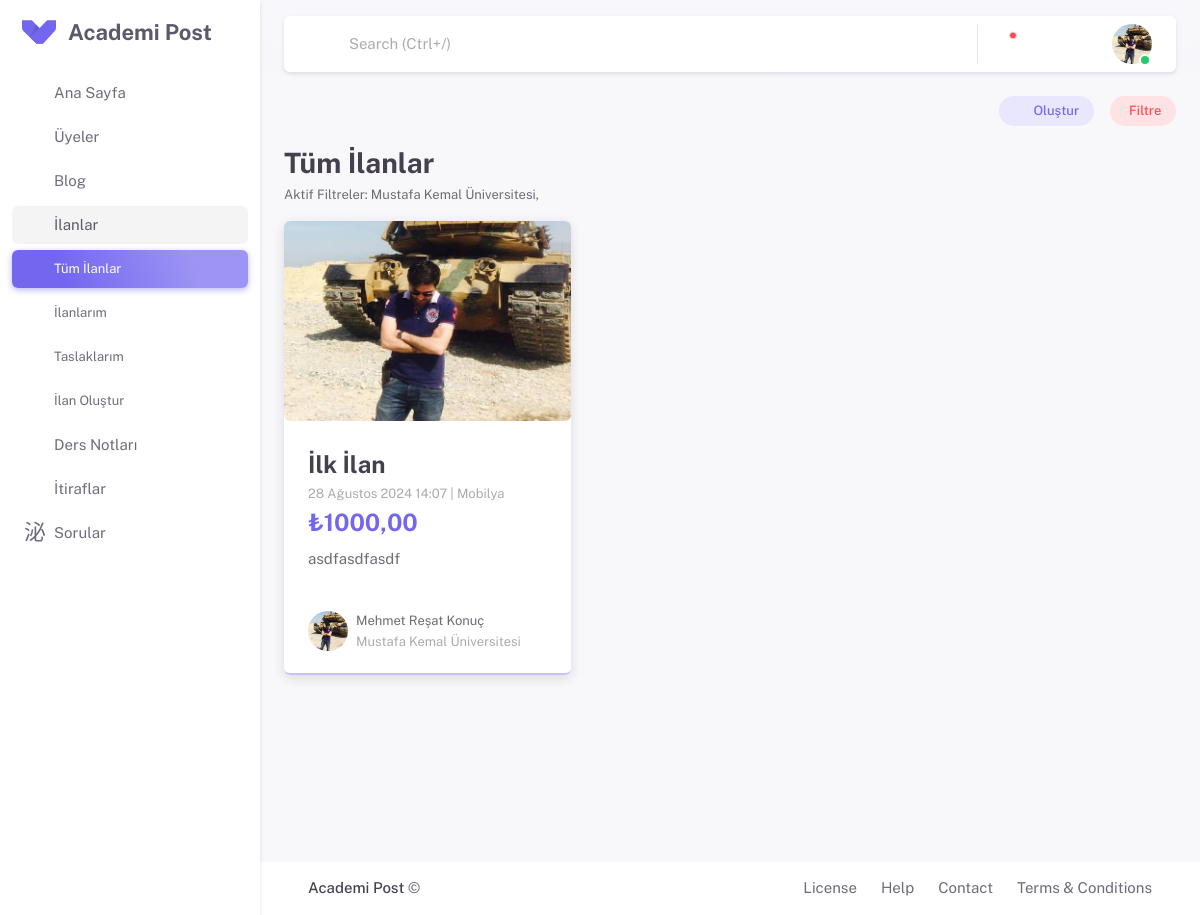
The app's page /marketplace/ (signed in) with its own data.
### apps/settings/models.py (models this page shows, shortened)
class SiteSettingsModel(models.Model):
    siteName = models.CharField(max_length=50, verbose_name="Site Adı")
    siteDescription = models.TextField(verbose_name="Site Açıklaması")
    class Meta:
        verbose_name = "Site Ayarı"
        verbose_name_plural = "Site Ayarları"

### apps/marketplace/models.py (models this page shows, shortened)
class UserMarketPlaceFilterModel(models.Model):
    user = models.OneToOneField(settings.AUTH_USER_MODEL, on_delete=models.CASCADE)
    title = models.CharField(max_length=255, blank=True, null=True)
    category = TreeForeignKey(Category, on_delete=models.SET_NULL, null=True, blank=True)
    country = models.ForeignKey(inputs.CountriesModel, on_delete=models.SET_NULL, null=True, blank=True)
    city = models.ForeignKey(inputs.City, on_delete=models.SET_NULL, null=True, blank=True)
    university = models.ForeignKey(inputs.UniversitiesModel, on_delete=models.SET_NULL, null=True, blank=True)
    department = models.ForeignKey(inputs.DepartmentsModel, on_delete=models.SET_NULL, null=True, blank=True)
    status = models.ForeignKey(inputs.StatusModel, on_delete=models.SET_NULL, null=True, blank=True)
    sort_by = models.CharField(max_length=255, blank=True, null=True)

class MarketPlaceImagesModel(models.Model):
    user = models.ForeignKey(settings.AUTH_USER_MODEL, on_delete=models.CASCADE)
    content_type = models.ForeignKey(ContentType, on_delete=models.CASCADE)
    object_id = models.PositiveIntegerField()
    content_object = GenericForeignKey('content_type', 'object_id')
    image = models.ImageField(upload_to=upload_to)
    created_at = models.DateTimeField(auto_now_add=True)

class MarketPlaceModel(models.Model):
    user = models.ForeignKey(settings.AUTH_USER_MODEL,
                        on_delete=models.CASCADE)
    title = models.CharField(max_length=155)
    images = GenericRelation(MarketPlaceImagesModel)
    description = RichTextField()
    currency = models.ForeignKey(inputs.Currency, on_delete=models.SET_NULL, null=True, blank=True)
    price = models.DecimalField(max_digits=10, decimal_places=2)
    category = TreeForeignKey(Category, on_delete=models.CASCADE)
    country = models.ForeignKey(inputs.CountriesModel, on_delete=models.SET_NULL, null=True, blank=True)
    city = models.ForeignKey(inputs.City, on_delete=models.SET_NULL, null=True, blank=True)
    phone_number = models.CharField(max_length=15, null=True, blank=True)
    create_at = models.DateTimeField(auto_now_add=True)
    is_published = models.BooleanField(default=False)
    slug = models.SlugField(unique=True, max_length=160, blank=True, editable=False)

class Category(MPTTModel):
    name = models.CharField(max_length=100, unique=True)
    parent = TreeForeignKey('self', on_delete=models.CASCADE, null=True, blank=True, related_name='children')
    class MPTTMeta:
        order_insertion_by = ['name']
    def __str__(self):
        return self.name

### apps/inputs/models.py (models this page shows)
class UniversitiesModel(models.Model):
    Countries = models.ForeignKey(CountriesModel, on_delete=models.CASCADE)
    Universities = models.CharField(max_length=255)
    def __str__(self):
        return self.Universities

class Currency(models.Model):
    name = models.CharField(max_length=100)
    def __str__(self):
        return self.name

### apps/profiles/models.py (models this page shows)
class ProfilePictureModel(models.Model):
    user = models.OneToOneField(settings.AUTH_USER_MODEL, on_delete=models.CASCADE)
    profile_photo = models.ImageField(
        upload_to='profile_photos', blank=True, null=True)

class EducationalInformationModel(models.Model):
    User = models.OneToOneField(settings.AUTH_USER_MODEL,
                             on_delete=models.CASCADE)
    Country = models.ForeignKey(inputs.CountriesModel,
                             on_delete=models.CASCADE)
    University = models.ForeignKey(inputs.UniversitiesModel,
                             on_delete=models.CASCADE)
    Department = models.ForeignKey(inputs.DepartmentsModel,
                             on_delete=models.CASCADE)
    Status = models.ForeignKey(inputs.StatusModel,
                             on_delete=models.CASCADE)

### apps/marketplace/views.py (the view, shortened to what this page needs)
# urls.py: path('', MarketPlaceView.as_view(), name='marketplace'),
class MarketPlaceView(View):
    model_data = MarketPlaceModel
    user_filter_model = UserMarketPlaceFilterModel
    filter_form = UserFilter
    user_filter_form = UserFilterForm
    template = 'marketplace/index.html'
    context = {'siteTitle': 'İlanlar'}
    paginate_by = 4
    def get(self, request):
        user_filter, created = self.user_filter_model.objects.get_or_create(user=request.user)
        data = self.model_data.objects.filter(is_published=True).order_by('-create_at')
        filter = self.filter_form(model_to_dict(user_filter), queryset=data)
        filtered_data = filter.qs
        sorted_data = filtered_data
        paginator = Paginator(sorted_data, self.paginate_by)
        page_number = request.GET.get('page')
        page_obj = paginator.get_page(page_number)
        self.context.update({
            'data': page_obj,
            'filter': filter,
            'user_filter': user_filter,
        })
        return render(request, self.template, self.context)

### apps/inputs/models.py (called while the page is built)
    def __str__(self):
        return self.Countries

    def __str__(self):
        return self.Departments

    def __str__(self):
        return self.Status

    def __str__(self):
        return f"{self.name}, {self.country.Countries}"

### apps/notifications/context_processors.py (called while the page is built)
def processors(request):
    context = {
        }
    if request.user.is_authenticated:
        notifications_header = Notification.objects.filter(user=request.user, is_read=False).order_by('-created_at')
        chats = Chat.objects.filter(
                Q(first_user=request.user) | Q(second_user=request.user)
            ).annotate(
                last_message_time=Max('message__timestamp')
            ).order_by('-last_message_time')
        for chat in chats:
            messages = Message.objects.filter(chat=chat, receiver=request.user, is_read=False)
            if not messages:
                chats = chats.exclude(id=chat.id)
        context.update({
                'notifications_header': notifications_header,
                'chats_header' : chats,
            })
    return context

### apps/marketplace/templates/marketplace/index.html (shortened to what this page needs)
{% extends 'partials/base.html' %}
{% load static %}
{% load crispy_forms_tags %}
{% block extra_css %}
<link rel="stylesheet" href="{% static 'assets/vendor/libs/bootstrap-select/bootstrap-select.css' %}" />
<link rel="stylesheet" href="{% static 'assets/vendor/libs/spinkit/spinkit.css' %}" />
<link rel="stylesheet" href="{% static 'assets/css/pages/blogs/index.css' %}" />
{% endblock extra_css%}
{% block content %}
<div class="d-flex bd-highlight mb-4">
   <div class="p-2 flex-grow-1 bd-highlight">
   </div>
   <div class="bd-highlight me-4">
      <a href="{% url 'marketplace_add' %}" class="btn btn-sm btn-label-primary rounded-pill" ><i class="ti ti-plus me-1"></i>Oluştur</a>
   </div>
   <div class="bd-highlight">
      <button class="btn btn-sm btn-label-danger rounded-pill" data-bs-toggle="offcanvas" data-bs-target="#filter-canvas" aria-controls="offcanvasEnd">Filtre</button>
   </div>
</div>
<div  class="mb-4">
   <h3 class="mb-0 fw-bold">Tüm İlanlar</h3>
   <small>
      {% if user_filter.category or user_filter.city or user_filter.university or user_filter.department or user_filter.status %}
      Aktif Filtreler:
            {% if user_filter.university %}
                {{ user_filter.university }},
            {% endif %}
      {% endif %}
   </small>
</div>
{% include 'marketplace/list.html' %}
{% endblock content %}

### templates/partials/sidebar.html (shortened to what this page needs)
<aside id="layout-menu" class="layout-menu menu-vertical menu bg-menu-theme">
    <div class="app-brand demo">
      <a href="{% url 'home' %}" class="app-brand-link">
        <span class="app-brand-logo demo">
        </span>
        <span class="app-brand-text demo menu-text fw-bold">{{siteSettings.siteName}}</span>
      </a>
      <a href="javascript:void(0);" class="layout-menu-toggle menu-link text-large ms-auto">
        <i class="ti menu-toggle-icon d-none d-xl-block align-middle"></i>
      </a>
    </div>
    {% with current_page=request.resolver_match.url_name %}
    <ul class="menu-inner py-1">
      <li class="menu-item {% if current_page == 'home' %} active{% endif %}">
        <a href="{% url 'home' %}" class="menu-link">
          <i class="menu-icon tf-icons ti ti-smart-home"></i>
          <div>Ana Sayfa</div>
        </a>
      </li>
      <li class="menu-item {% if current_page == 'members' %} active{% endif %}">
        <a href="{% url 'members' %}" class="menu-link">
          <i class="menu-icon tf-icons ti ti-user-search"></i>
          <div>Üyeler</div>
        </a>
      </li>
      <li class="menu-item {% if '/blogs/' in request.path %} active open{% endif %}">
        <a href="" class="menu-link menu-toggle">
          <i class="menu-icon tf-icons ti ti-blockquote"></i>
          <div>Blog</div>
        </a>
      </li>
      <li class="menu-item {% if '/marketplace/' in request.path %} active open{% endif %}">
        <a href="{% url 'marketplace' %}" class="menu-link menu-toggle">
          <i class="menu-icon tf-icons ti ti-building-store"></i>
          <div>İlanlar</div>
        </a>
        <ul class="menu-sub">
          <li class="menu-item {% if current_page == 'marketplace' %} active{% endif %}">
            <a href="{% url 'marketplace' %}" class="menu-link">
              <small>Tüm İlanlar</small>
            </a>
          </li>
          <li class="menu-item {% if current_page == 'my_marketplace' %} active{% endif %}">
            <a href="{% url 'my_marketplace' %}" class="menu-link">
              <small>İlanlarım</small>
            </a>
          </li>
          <li class="menu-item {% if current_page == 'my_draft_marketplace' %} active{% endif %}">
            <a href="{% url 'my_draft_marketplace' %}" class="menu-link">
              <small>Taslaklarım</small>
            </a>
          </li>
          <li class="menu-item {% if current_page == 'marketplace_add' or current_page == 'marketplace_edit' %} active{% endif %}">
            <a href="{% url 'marketplace_add' %}" class="menu-link">
              <small>İlan Oluştur</small>
            </a>
          </li>
        </ul>
      </li>
      <li class="menu-item {% if '/documents/' in request.path %} active open{% endif %}">
        <a href="" class="menu-link menu-toggle">
          <i class="menu-icon tf-icons ti ti-notebook"></i>
          <div>Ders Notları</div>
        </a>
      </li>
      <li class="menu-item {% if '/confessions/' in request.path %} active open{% endif %}">
        <a href="{% url 'confessions' %}" class="menu-link menu-toggle">
          <i class="menu-icon ti-icons ti ti-spy"></i>
          <div>İtiraflar</div>
        </a>
      </li>
      <li class="menu-item {% if '/questions/' in request.path %} active open{% endif %}">
        <a href="" class="menu-link menu-toggle">
          <i class="menu-icon ti-icons ti ti-message-2-question"></i>
          <div>Sorular</div>
        </a>
      </li>
    </ul>
    {% endwith %}
  </aside>

### apps/marketplace/templates/marketplace/list.html (shortened to what this page needs)
{% load static %}
<div class="row infinite-container row-cols-1 row-cols-md-2 row-cols-lg-3 g-4">
    {% for item in data %}
    <div class="col infinite-item">
       <div class="card card-border-shadow-primary h-100">
          <a href="{% url 'marketplace_details' item.slug %}">
             {% for image in item.images.all %}
             {% if forloop.first %}
                 <img class="img-fluid rounded" src="{{ image.image.url }}" alt="tutor image 1" />
             {% endif %}
         {% endfor %}
          </a>
          <div class="card-body">
             <a href="{% url 'marketplace_details' item.slug %}">
                <h4 class="card-title fw-bold mb-0">{{ item.title|truncatewords:6 }}</h4>
             </a>
             <small class="text-muted mb-2">{{ item.create_at }} | {{ item.category.name }}</small>
             <h4 class="card-title fw-bold text-primary">{{ item.currency }}{{ item.price }}</h4>
             <span class="card-text">{{ item.description|safe|truncatewords:30 }}</span>
          </div>
          <div class="card-footer">
             <div class="d-flex justify-content-between align-items-center text-muted">
                <div class="d-flex align-items-center text-muted">
                      {% if item.user.profilepicturemodel.profile_photo %}
                         <img src="{{ item.user.profilepicturemodel.profile_photo.url }}"
                              alt="Yazar Profil Fotoğrafı"
                              class="rounded-circle me-2"
                              style="width: 40px; height: 40px;">
                      {% else %}
                         <img src="{% static 'assets/img/avatars/11.png' %}"
                              alt="Yazar Profil Fotoğrafı"
                              class="rounded-circle me-2"
                              style="width: 40px; height: 40px;">
                      {% endif %}
                      <div>
                         <a href="{% url 'profile' item.user.username %}">
                            <small class="text-body">{{ item.user.first_name }} {{ item.user.last_name }}</small>
                         </a>
                         <div>
                            <small>{{ item.user.educationalinformationmodel.University }}</small>
                         </div>
                      </div>
                </div>
             </div>
          </div>
       </div>
    </div>
    {% endfor %}
 </div>

### templates/partials/footer.html
<footer class="content-footer footer bg-white">
    <div class="container-xxl">
    <div class="container-fluid d-flex flex-md-row flex-column justify-content-between align-items-md-center gap-1 container-p-x py-4">
      <div>
        <a href="https://demos.pixinvent.com/vuexy-html-admin-template/landing/" target="_blank" class="footer-text fw-medium">{{siteSettings.siteName}}</a>
        ©
      </div>
      <div class="d-flex flex-column flex-sm-row">
        <a href="https://themeforest.net/licenses/standard" class="footer-link me-6" target="_blank">License</a>
        <a href="javascript:void(0)" class="footer-link me-6">Help</a>
        <a href="javascript:void(0)" class="footer-link me-6">Contact</a>
        <a href="javascript:void(0)" class="footer-link">Terms &amp; Conditions</a>
      </div>
    </div>
  </div>
  </footer>

### static/assets/css/demo.css (style rules this page uses)
.light-style .menu .app-brand.demo { height: 64px; }
.app-brand-logo.demo { -ms-flex-align: center; align-items: center; -ms-flex-pack: center; justify-content: center; display: -ms-flexbox; display: flex; width: 34px; height: 24px; }
.app-brand-logo.demo svg { width: 35px; height: 24px; }
.app-brand-text.demo { font-size: 1.375rem; }

### static/assets/css/pages/blogs/index.css (style rules this page uses)
.card img { height: 200px; object-fit: cover; width: 100%; }

### records on screen
SiteSettingsModel: siteName "Academi Post"
UserMarketPlaceFilterModel: university "Mustafa Kemal Üniversitesi"
MarketPlaceModel: title "İlk İlan", create_at "28 Ağustos 2024 14:07", category.name "Mobilya", currency "₺", price "1000,00", description "asdfasdfasdf", user.profilepicturemodel.profile_photo (picture), user.first_name "Mehmet Reşat", user.last_name "Konuç", user.educationalinformationmodel.University "Mustafa Kemal Üniversitesi"
MarketPlaceImagesModel: image (picture)
